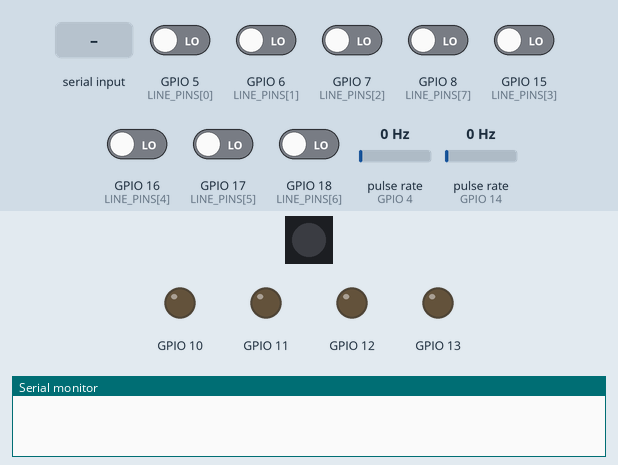
The program below on a simulated ESP32-S3. Shown: 1 RGB LEDs in strip order, left to right, output pins drawn as LEDs (lit = HIGH), the last lines printed to the serial monitor. Wiring (inferred from the names in the program): 2 × pulse sensor: data GPIO 4 / data GPIO 14. The test bench sets the inputs (shaded band); at power-on: GPIO 5 (LINE_PINS[0]), GPIO 6 (LINE_PINS[1]), GPIO 7 (LINE_PINS[2]), GPIO 8 (LINE_PINS[7]), GPIO 15 (LINE_PINS[3]), GPIO 16 (LINE_PINS[4]), GPIO 17 (LINE_PINS[5]), GPIO 18 (LINE_PINS[6]) LOW, pulse rate (sensors on GPIO 4, GPIO 14) 0 Hz. Dim RGB values are drawn brighter than linear; storage starts empty.

Above: at 1.2 s.
1.3 s: "r" received over Serial
At 1.45 s:
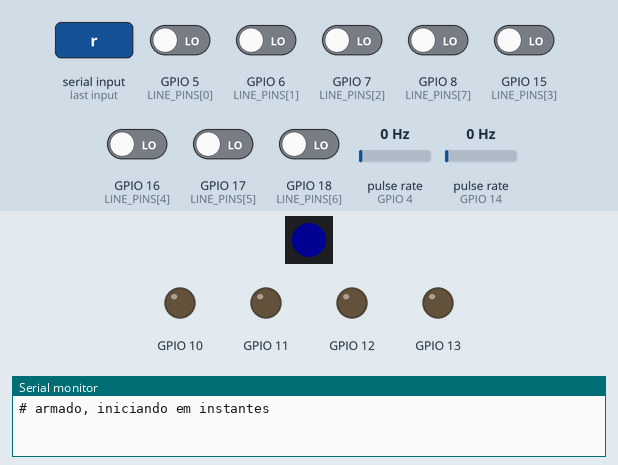
At 3.5 s:
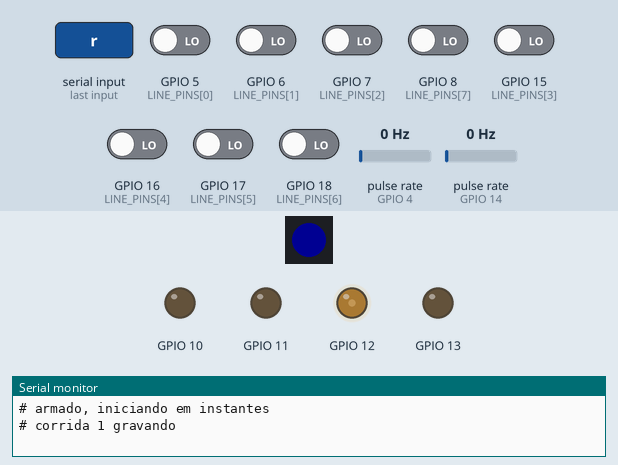
4.3 s: "d" received over Serial
5.8 s: "c" received over Serial
7.3 s: "d" received over Serial
At 7.7 s:
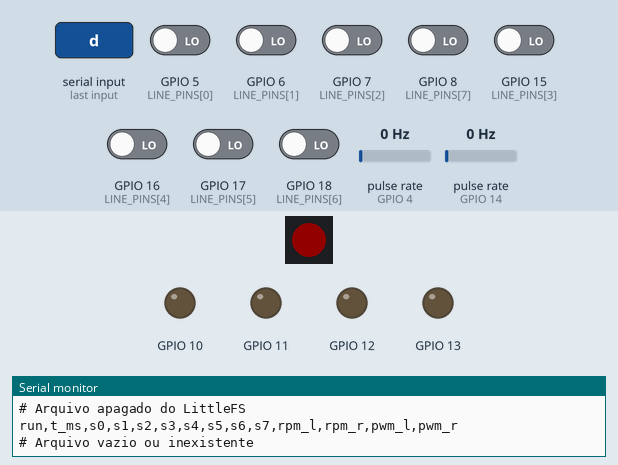
Timing chart, 0 to 10.3 s (numbered marks = the images above; inputs shaded):
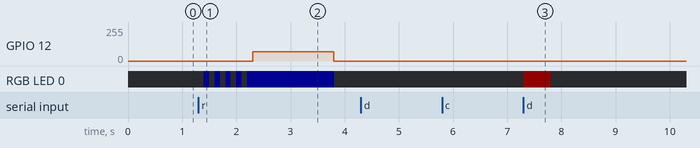

The program:

main.cpp
```cpp
/*
  coleta_seguidor.ino
  Robô seguidor de linha com gravação de dados para treinamento.
  Placa: Arduino Nano 33 BLE Sense (nRF52840). Lógica de 3,3 V: os pinos NÃO toleram 5 V.

  Cada amostra (a cada SAMPLE_PERIOD_MS) grava:
    run            número da corrida (incrementa a cada início)
    t_ms           tempo desde o início da corrida
    s0..s7         leitura bruta do sensor de linha (s0 = sensor mais à esquerda)
    rpm_l, rpm_r   rpm das rodas, calculado a partir dos pulsos dos encoders
    pwm_l, pwm_r   comando enviado aos motores nesta amostra (0 a 255)
  O pwm da amostra k é calculado a partir de s0..s7 da mesma amostra k.
  O rpm da amostra k é a velocidade média na janela que termina em k.
  O encoder não informa sentido; como o controle só anda para frente, rpm >= 0.

  Comandos pela Serial USB:
    r  arma a gravação: após START_DELAY_MS o robô começa a seguir a linha e gravar
    s  para a gravação e os motores
    d  descarrega o buffer em CSV (termina com a linha #FIM)
    c  apaga o buffer
    v  liga/desliga o monitor (sensores e rpm a cada 200 ms, para testar na bancada)
    ?  status
  Botão em BUTTON_PIN (entre o pino e GND): alterna iniciar/parar.

  A corrida para sozinha se a linha sumir por LOST_TIMEOUT_MS ou se o buffer encher.
  Os dados ficam na RAM: desligar ou resetar a placa apaga tudo. Descarregue antes.
*/

#include <Arduino.h>
#include <Adafruit_NeoPixel.h>
// #include "FS.h"
#include <LittleFS.h>
#define FORMAT_LITTLEFS_IF_FAILED true

#define PIN_LED   48  // Pino conectado ao LED RGB na maioria dos ESP32-S3 DevKitC-1
#define NUM_LEDS  1   // Quantidade de LEDs na placa
#define LO_ANALOG 0
#define HI_ANALOG 255
#define LIGHT_BLUE strip.Color(0, 0, 150)
#define LIGHT_RED strip.Color(155, 0, 0)
#define LIGHT_GREEN strip.Color(0, 155, 0)
#define LIGHT_OFF strip.Color(0, 0, 0)

// ============================ CONFIGURAÇÃO ============================

// Inicializa a biblioteca NeoPixel
Adafruit_NeoPixel strip(NUM_LEDS, PIN_LED, NEO_GRB + NEO_KHZ800);

// fs::FS lfs;
// Arquivo onde os dados serao coletados para leitura no pc
File dadosDasCorridas;

// Sensor de linha digital de 8 canais. Índice 0 = sensor mais à esquerda.
// A4 e A5 têm pull-up de I2C na placa; com saída digital do módulo funciona normalmente.
const uint8_t LINE_PINS[8] = {5, 6, 7, 15, 16, 17, 18, 8};

// Nível que o módulo entrega com o sensor SOBRE a linha.
// Módulos com TCRT5000 + comparador costumam dar HIGH sobre a linha preta.
// Confirme com o comando 'v' e troque para LOW se for o contrário.
const int LINE_ON_LEVEL = HIGH;

// Encoders ópticos (disco furado + sensor de fenda), um por roda
const uint8_t  ENC_L_PIN = 4;
const uint8_t  ENC_R_PIN = 14;
const float    ENC_PPR   = 20.0f;           // número de furos do disco (pulsos por volta)
const uint32_t ENC_MIN_INTERVAL_US = 1000;  // ignora pulsos mais próximos que isso (ruído na borda do furo)
const uint32_t ENC_TIMEOUT_US = 300000;     // sem pulso por esse tempo: rpm = 0

// Ponte H com PWM + IN1 + IN2 por motor (L298N, TB6612 e similares)
struct Motor { uint8_t in1, in2; bool invert; };
const Motor MOT_L = {13, 12, true};    // invert = true se a roda girar ao contrário
const Motor MOT_R = {11, 10, false};

// Botão de iniciar/parar, ligado entre o pino e GND
// const uint8_t BUTTON_PIN = 12;

// Amostragem e controle
const uint32_t RUN_PERIOD_FROM_STANDBY = 30e3;     //
const uint32_t STANDBY_PERIOD_MS  = 10e3;     // tempo fora do serial até o robô se armar para correr
const uint32_t SAMPLE_PERIOD_MS   = 20;       // 50 Hz
const uint32_t START_DELAY_MS     = 1000;     // tempo para tirar a mão do robô
const int      BASE_PWM   = 90;              // velocidade na reta
const float    KP         = 35.0f;            // ganho proporcional (PWM por posição de sensor)
const float    KD         = 80.0f;            // ganho derivativo
const int      SEARCH_PWM = 70;              // velocidade girando para reencontrar a linha
const uint32_t LOST_TIMEOUT_MS = 1500;        // linha perdida por mais que isso: encerra a corrida

// Buffer na RAM: 16 bytes por amostra. 6000 amostras = ~96 KB = 2 min a 50 Hz
const uint32_t MAX_SAMPLES = 6000;

// ============================== ESTADO ==============================

struct Sample {
  uint32_t t_ms;
  uint16_t rpm_l_x10;   // rpm * 10
  uint16_t rpm_r_x10;
  int16_t  pwm_l;
  int16_t  pwm_r;
  uint8_t  sensors;     // bit i = leitura bruta do sensor i
  uint8_t  run;
};

Sample   samples[MAX_SAMPLES];
uint32_t nSamples = 0;
uint32_t nLines = 0;

enum State { IDLE, ARMED, RECORDING };
State    state = IDLE;
uint32_t armedAtMs  = 0;
uint32_t runStartMs = 0;
uint8_t  runId      = 0;
bool     monitorOn  = false;
bool     runFromStandby = true;
uint32_t lastTickMs = 0;
uint32_t tickCount  = 0;
uint32_t lastStandbyRun = 0;

// Controle
float    prevErr     = 0;
float    lastSeenErr = 0;
uint32_t lastSeenMs  = 0;

// ============================= ENCODERS =============================
//
// A interrupção só conta pulsos e guarda o instante do último.
// A cada amostra o rpm é calculado pelo método M/T:
//   rpm = 60e6 * pulsos / (PPR * tempo_entre_a_ultima_borda_da_janela_anterior_e_a_desta_em_us)
// Isso dá boa resolução mesmo com poucos pulsos por janela (disco de 20 furos).
// Janela sem pulso: o rpm vai caindo pelo limite 1 pulso / tempo decorrido,
// e zera depois de ENC_TIMEOUT_US.

struct Encoder {
  volatile uint32_t count    = 0;  // pulsos válidos (atualizado na interrupção)
  volatile uint32_t lastUs   = 0;  // instante do último pulso válido
  volatile uint32_t periodUs = 0;  // intervalo entre os dois últimos pulsos
  uint32_t prevCount  = 0;         // valores usados na amostra anterior
  uint32_t prevEdgeUs = 0;
  bool     stopped    = true;
  float    rpm        = 0;
};

Encoder encL, encR;

void IRAM_ATTR encoderEdge(Encoder &e) {
  uint32_t now = micros();
  uint32_t dt  = now - e.lastUs;
  if (dt < ENC_MIN_INTERVAL_US) return;
  e.periodUs = dt;
  e.lastUs   = now;
  e.count    = e.count + 1;
}

void IRAM_ATTR isrEncL() { encoderEdge(encL); }
void IRAM_ATTR isrEncR() { encoderEdge(encR); }

void updateRpm(Encoder &e, uint32_t nowUs) {
  noInterrupts();
  uint32_t count    = e.count;
  uint32_t lastUs   = e.lastUs;
  uint32_t periodUs = e.periodUs;
  interrupts();

  uint32_t dn = count - e.prevCount;

  if (dn > 0) {
    if (e.stopped) {
      // A roda estava parada: o tempo desde a borda antiga não serve.
      // Com 2 ou mais pulsos usa o período do último par; com 1 ainda não dá para saber.
      e.rpm = (dn >= 2 && periodUs > 0) ? 60e6f / (ENC_PPR * (float)periodUs) : 0.0f;
    } else {
      e.rpm = 60e6f * (float)dn / (ENC_PPR * (float)(lastUs - e.prevEdgeUs));
    }
    e.prevCount  = count;
    e.prevEdgeUs = lastUs;
    e.stopped    = false;
  } else {
    uint32_t since = nowUs - e.prevEdgeUs;
    if (e.stopped || since > ENC_TIMEOUT_US) {
      e.rpm     = 0;
      e.stopped = true;
    } else {
      float maxRpm = 60e6f / (ENC_PPR * (float)since);
      if (maxRpm < e.rpm) e.rpm = maxRpm;
    }
  }
}

uint16_t rpmX10(float rpm) {
  float v = rpm * 10.0f + 0.5f;
  if (v < 0.0f) v = 0.0f;
  if (v > 65535.0f) v = 65535.0f;
  return (uint16_t)v;
}

// ============================== MOTORES ==============================

int clampInt(int v, int lo, int hi) { return v < lo ? lo : (v > hi ? hi : v); }

// cmd de -255 a 255. Se sua ponte H for do tipo PWM + DIR (como o driver da RoboCore)
// ou tiver 2 entradas por motor (L9110S, MX1508), adapte só esta função.
void setMotor(const Motor &m, int cmd) {
  cmd = clampInt(cmd, -255, 255);
  if (m.invert) cmd = -cmd;
  if (cmd > 0) {
    analogWrite(m.in1, cmd);
    analogWrite(m.in2, 0);
  } else if (cmd < 0) {
    analogWrite(m.in1, 0);
    analogWrite(m.in2, -cmd);
  } else {
    analogWrite(m.in1, LO_ANALOG);
    analogWrite(m.in2, LO_ANALOG);
  }
}

void initMotor(const Motor &m) {
  pinMode(m.in1, OUTPUT);
  pinMode(m.in2, OUTPUT);
  setMotor(m, 0);
}

// ========================== SENSOR DE LINHA ==========================

uint8_t readLineRaw() {
  uint8_t bits = 0;
  for (uint8_t i = 0; i < 8; i++)
    bits |= (uint8_t)(digitalRead(LINE_PINS[i]) << i); // bitmasking
  return bits;
}

// Máscara com bit i = 1 quando o sensor i está sobre a linha
uint8_t onLineMask(uint8_t raw) {
  return (LINE_ON_LEVEL == HIGH) ? raw : (uint8_t)~raw;
}

// Controle PD sobre a posição da linha. Retorna false se a linha não foi vista.
bool followLine(uint8_t on, uint32_t nowMs, int &pwmL, int &pwmR) {
  int   n   = 0;
  float sum = 0;
  for (uint8_t i = 0; i < 8; i++) {
    if (on & (1u << i)) { sum += (float)i - 3.5f; n++; }
  }

  if (n > 0) {
    float err  = sum / n;   // de -3,5 (linha toda à esquerda) a +3,5 (toda à direita)
    float corr = KP * err + KD * (err - prevErr);
    prevErr     = err;
    lastSeenErr = err;
    lastSeenMs  = nowMs;
    // Linha à esquerda (err < 0): roda esquerda mais lenta, robô vira para a esquerda
    pwmL = clampInt((int)(BASE_PWM + corr), 0, 255);
    pwmR = clampInt((int)(BASE_PWM - corr), 0, 255);
    return true;
  }

  // Linha perdida: gira sobre uma roda para o lado onde ela foi vista por último
  if (lastSeenErr < 0) { pwmL = 0;          pwmR = SEARCH_PWM; }
  else                 { pwmL = SEARCH_PWM; pwmR = 0; }
  return false;
}

// ============================ MENSAGENS ============================

// Só escreve se houver um terminal aberto (o robô roda sem USB)
void msg(const char *s) {
  if (Serial) Serial.println(s);
}

void printStatus() {
  const char *st = (state == IDLE) ? "parado" : (state == ARMED ? "armado" : "gravando");
  char b[128];
  snprintf(b, sizeof(b), "# estado=%s amostras=%lu/%lu corridas=%u periodo=%lums",
           st, (unsigned long)nSamples, (unsigned long)MAX_SAMPLES,
           (unsigned)runId, (unsigned long)SAMPLE_PERIOD_MS);
  msg(b);
}

void printMonitor(uint8_t raw) {
  if (!Serial) return;
  char bits[9];
  for (uint8_t i = 0; i < 8; i++) bits[i] = (raw & (1u << i)) ? '1' : '0';
  bits[8] = '\0';
  uint16_t l = rpmX10(encL.rpm), r = rpmX10(encR.rpm);
  char b[80];
  snprintf(b, sizeof(b), "s0..s7=%s  rpm_l=%u.%u  rpm_r=%u.%u",
           bits, (unsigned)(l / 10), (unsigned)(l % 10), (unsigned)(r / 10), (unsigned)(r % 10));
  Serial.println(b);
}

void dumpCsv() {
  Serial.println("run,t_ms,s0,s1,s2,s3,s4,s5,s6,s7,rpm_l,rpm_r,pwm_l,pwm_r");
  char line[112];
  for (uint32_t k = 0; k < nSamples; k++) {
    const Sample &s = samples[k];
    int n = snprintf(line, sizeof(line), "%u,%lu", (unsigned)s.run, (unsigned long)s.t_ms);
    for (uint8_t i = 0; i < 8; i++) {
      n += snprintf(line + n, sizeof(line) - n, ",%u", (unsigned)((s.sensors >> i) & 1u));
    }
    snprintf(line + n, sizeof(line) - n, ",%u.%u,%u.%u,%d,%d",
             (unsigned)(s.rpm_l_x10 / 10), (unsigned)(s.rpm_l_x10 % 10),
             (unsigned)(s.rpm_r_x10 / 10), (unsigned)(s.rpm_r_x10 % 10),
             (int)s.pwm_l, (int)s.pwm_r);
    Serial.println(line);
  }
  Serial.println("#FIM");
}

void dumpCsvFromFS() {
  Serial.println("run,t_ms,s0,s1,s2,s3,s4,s5,s6,s7,rpm_l,rpm_r,pwm_l,pwm_r");
  File file = LittleFS.open("/dados.csv", FILE_READ);
  if (!file) {
    Serial.println("# Arquivo vazio ou inexistente");
    short i=0;
    while(i<5) {
      strip.setPixelColor(0, LIGHT_RED);
      strip.show();
      delay(100);
      i++;
    }
  }

  // Lê o arquivo inteiro da Flash e envia para o PC
  while (file.available()) {
    Serial.write(file.read());
  }

  file.close();
  Serial.println("#FIM");
}

// ========================== MÁQUINA DE ESTADOS ==========================

void arm() {
  if (state != IDLE) return;
  if (nSamples >= MAX_SAMPLES) {
    msg("# buffer cheio: descarregue (d) e apague (c)");
    return;
  }
  state     = ARMED;
  armedAtMs = millis();
  msg("# armado, iniciando em instantes");
}

void beginRun(uint32_t nowMs) {
  strip.setPixelColor(0, LIGHT_GREEN);
  strip.show();

  runId++;
  runStartMs  = nowMs;
  prevErr     = 0;
  lastSeenErr = 0;
  lastSeenMs  = nowMs;
  state       = RECORDING;

  dadosDasCorridas = LittleFS.open("/dados.csv", FILE_APPEND);
  if (!dadosDasCorridas) msg("# Erro ao abrir o arquivo de gravação!");

  char b[40];
  snprintf(b, sizeof(b), "# corrida %u gravando", (unsigned)runId);
  msg(b);
}

void stopRun(const char *why) {
  strip.setPixelColor(0, LIGHT_OFF);
  strip.show();

  if (state == IDLE) return;
  state = IDLE;
  setMotor(MOT_L, 0);
  setMotor(MOT_R, 0);

  if (dadosDasCorridas) dadosDasCorridas.close();

  lastStandbyRun = millis();

  char b[96];
  snprintf(b, sizeof(b), "# parado (%s). %lu amostras no buffer", why, (unsigned long)nSamples);
  msg(b);
  // snprintf(b, sizeof(b), "%lu amostras no arquivo", why, (unsigned long)nSamples);
  // msg(b);
}

// ============================== ENTRADAS ==============================

// bool buttonPressed() {
//   static int      lastStable = HIGH, lastRead = HIGH;
//   static uint32_t changedAt  = 0;
//   int r = digitalRead(BUTTON_PIN);
//   if (r != lastRead) { lastRead = r; changedAt = millis(); }
//   if (millis() - changedAt > 30 && r != lastStable) {
//     lastStable = r;
//     return r == LOW;   // borda de descida = botão apertado
//   }
//   return false;
// }

void handleSerial() {
  while (Serial.available() > 0) {
    char c = (char)Serial.read();
    switch (c) {
    case 'r': arm(); break;
    case 's': stopRun("comando"); break;
    case 'd':
      if (state == IDLE) dumpCsvFromFS();
      else msg("# pare a gravacao antes (s)");
      break;
    case 'c':
      if (state != IDLE) break;
      nSamples = 0;
      runId = 0;
      msg("# buffer apagado");
      // ------------+-----------
      LittleFS.remove("/dados.csv");
      msg("# Arquivo apagado do LittleFS");
      break;
    case 'v':
      monitorOn = !monitorOn;
      msg(monitorOn ? "# monitor ligado" : "# monitor desligado");
      break;
    case '?': printStatus(); break;
    default: break;   // ignora \r, \n e o resto
    }
  }
}

// ============================ CICLO FIXO ============================

void tick() {
  uint32_t nowMs = millis();
  uint32_t nowUs = micros();

  updateRpm(encL, nowUs);
  updateRpm(encR, nowUs);
  uint8_t raw = readLineRaw();

  if (state == ARMED && nowMs - armedAtMs >= START_DELAY_MS) beginRun(nowMs);

  int pwmL = 0, pwmR = 0;
  if (state == RECORDING) {
    bool seen = followLine(onLineMask(raw), nowMs, pwmL, pwmR);

    // Caso ele fosse salvar no array
    // Sample &s = samples[nSamples++];
    // s.t_ms      = nowMs - runStartMs;
    // s.rpm_l_x10 = rpmX10(encL.rpm);
    // s.rpm_r_x10 = rpmX10(encR.rpm);
    // s.pwm_l     = (int16_t)pwmL;
    // s.pwm_r     = (int16_t)pwmR;
    // s.sensors   = raw;
    // s.run       = runId;

    // nSamples++;
    if (dadosDasCorridas) {
      // Serial.println("run,t_ms,s0,s1,s2,s3,s4,s5,s6,s7,rpm_l,rpm_r,pwm_l,pwm_r");
      char line[112];
      int n = snprintf(line, sizeof(line), "%u,%lu", (unsigned)runId, (unsigned long)(nowMs - runStartMs));
      for (uint8_t i = 0; i < 8; i++) {
        n += snprintf(line + n, sizeof(line) - n, ",%u", (unsigned)((raw >> i) & 1u));
      }

      uint16_t l_x10 = rpmX10(encL.rpm);
      uint16_t r_x10 = rpmX10(encR.rpm);

      snprintf(line + n, sizeof(line) - n, ",%u.%u,%u.%u,%d,%d\n",
               (unsigned)(l_x10 / 10), (unsigned)(l_x10 % 10),
               (unsigned)(r_x10 / 10), (unsigned)(r_x10 % 10),
               pwmL, pwmR);

      dadosDasCorridas.print(line); // Salva na memória Flash
    }

    if (!seen && nowMs - lastSeenMs > LOST_TIMEOUT_MS) {
      stopRun("linha perdida");
      pwmL = pwmR = 0;
    } else if (nSamples >= MAX_SAMPLES) {
      stopRun("buffer cheio");
      pwmL = pwmR = 0;
    }

    if (runFromStandby && nowMs - runStartMs >= RUN_PERIOD_FROM_STANDBY) {
        stopRun("fim da corrida");
        runFromStandby = false;
        pwmL = pwmR = 0;
    }
  }

  setMotor(MOT_L, pwmL);
  setMotor(MOT_R, pwmR);

  // LED: aceso gravando, piscando enquanto armado
  bool led = (state == RECORDING) || (state == ARMED && ((nowMs / 100) % 2 == 0));
  strip.setPixelColor(0, led ? LIGHT_BLUE : LIGHT_OFF);
  strip.show();

  tickCount++;
  if (monitorOn && tickCount % (200 / SAMPLE_PERIOD_MS) == 0) printMonitor(onLineMask(raw));
}

// ============================ SETUP / LOOP ============================

void setup() {
  strip.begin();
  strip.setBrightness(30);
  strip.show();

  // Serial.begin(115200);   // sem while(!Serial): o robô precisa rodar só na bateria

  if(!LittleFS.begin(true)) {
    msg("# Erro ao montar LittleFS");
    while(1) {
      strip.setPixelColor(0, LIGHT_RED);
      strip.show();
      delay(10);
    }
  }

  for (uint8_t i = 0; i < 8; i++) pinMode(LINE_PINS[i], INPUT);

  pinMode(ENC_L_PIN, INPUT);
  pinMode(ENC_R_PIN, INPUT);
  attachInterrupt(digitalPinToInterrupt(ENC_L_PIN), isrEncL, RISING);
  attachInterrupt(digitalPinToInterrupt(ENC_R_PIN), isrEncR, RISING);

  initMotor(MOT_L);
  initMotor(MOT_R);

  // pinMode(BUTTON_PIN, INPUT_PULLUP);

  lastTickMs = millis();
}

void loop() {
  handleSerial();

  // if (buttonPressed()) {
  //   if (state == IDLE) arm();
  //   else stopRun("botao");
  // }

  uint32_t now = millis();

  if (!Serial &&
      now - lastStandbyRun >= STANDBY_PERIOD_MS) {

      if (state == IDLE) {
        strip.setPixelColor(0, LIGHT_BLUE);
        strip.show();

        runFromStandby = true;

        arm();
      }
  }

  if (now - lastTickMs >= SAMPLE_PERIOD_MS) {
    lastTickMs += SAMPLE_PERIOD_MS;
    // Se ficou para trás (por exemplo depois do dump), realinha em vez de rodar vários ticks seguidos
    if (now - lastTickMs >= SAMPLE_PERIOD_MS) lastTickMs = now;
    tick();
  }
}
```

Measured:
- after the input at 1.3 s, GPIO 12: 0/255 → 70/255 after 1.0 s, → 0/255 1.5 s later; RGB LED 0: goes 4 × (RGB(0, 0, 18) 0.10 s, off 0.10 s), RGB(0, 0, 18) 1.6 s, then off, starting after 0.10 s
- after the input at 7.3 s, RGB LED 0: off → RGB(18, 0, 0) at once, → off 0.50 s later
